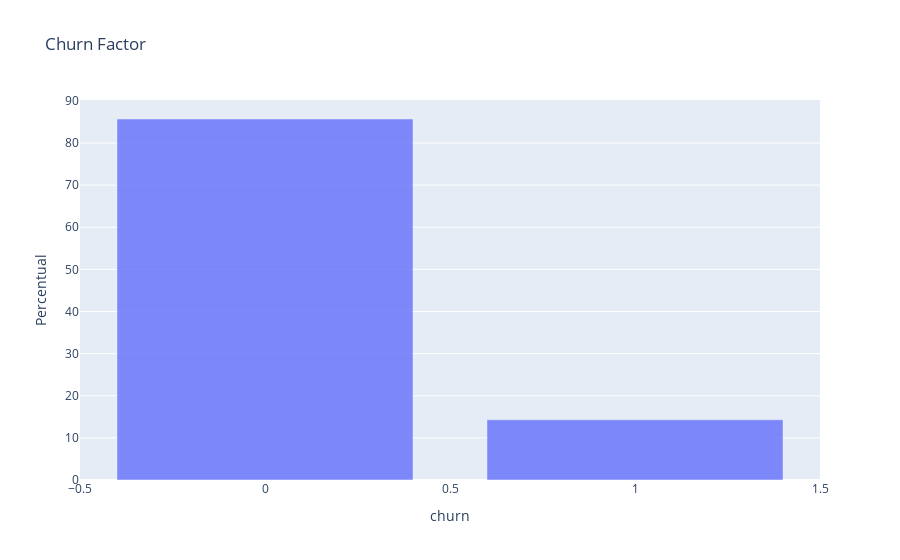

The notebook cell this image was saved under:
### Code cell
# Percentage of target distribution
fig = px.bar(df_employees['churn'].value_counts() / len(df_employees) * 100,
             title='Churn Factor',
             labels={'index': 'Churn', 'value': 'Percentual'},
             opacity=0.8)
fig.update_layout(showlegend=False)
fig.show()

### Figure 1 — Plotly figure (JSON) as saved in the notebook; plotly's stock layout.template omitted (floating-point values rounded to 4 significant figures)
{"data": [{"hovertemplate": "variable=count<br>churn=%{x}<br>Percentual=%{y}<extra></extra>", "legendgroup": "count", "marker": {"color": "#636efa", "opacity": 0.8, "pattern": {"shape": ""}}, "name": "count", "orientation": "v", "showlegend": true, "textposition": "auto", "type": "bar", "x": [0, 1], "xaxis": "x", "y": [85.7, 14.3], "yaxis": "y"}], "layout": {"barmode": "relative", "legend": {"title": {"text": "variable"}, "tracegroupgap": 0}, "showlegend": false, "title": {"text": "Churn Factor"}, "xaxis": {"anchor": "y", "domain": [0, 1], "title": {"text": "churn"}}, "yaxis": {"anchor": "x", "domain": [0, 1], "title": {"text": "Percentual"}}}}
